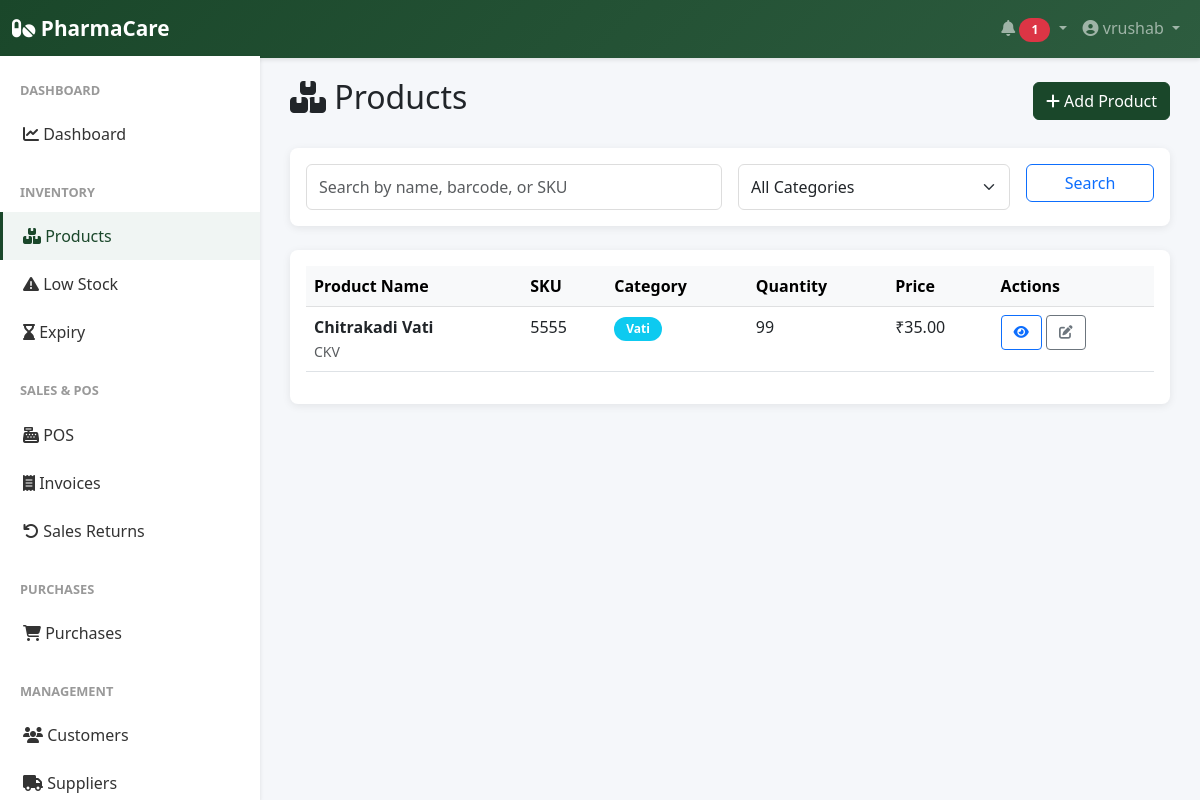
The app's page /inventory/products (signed in), older data.
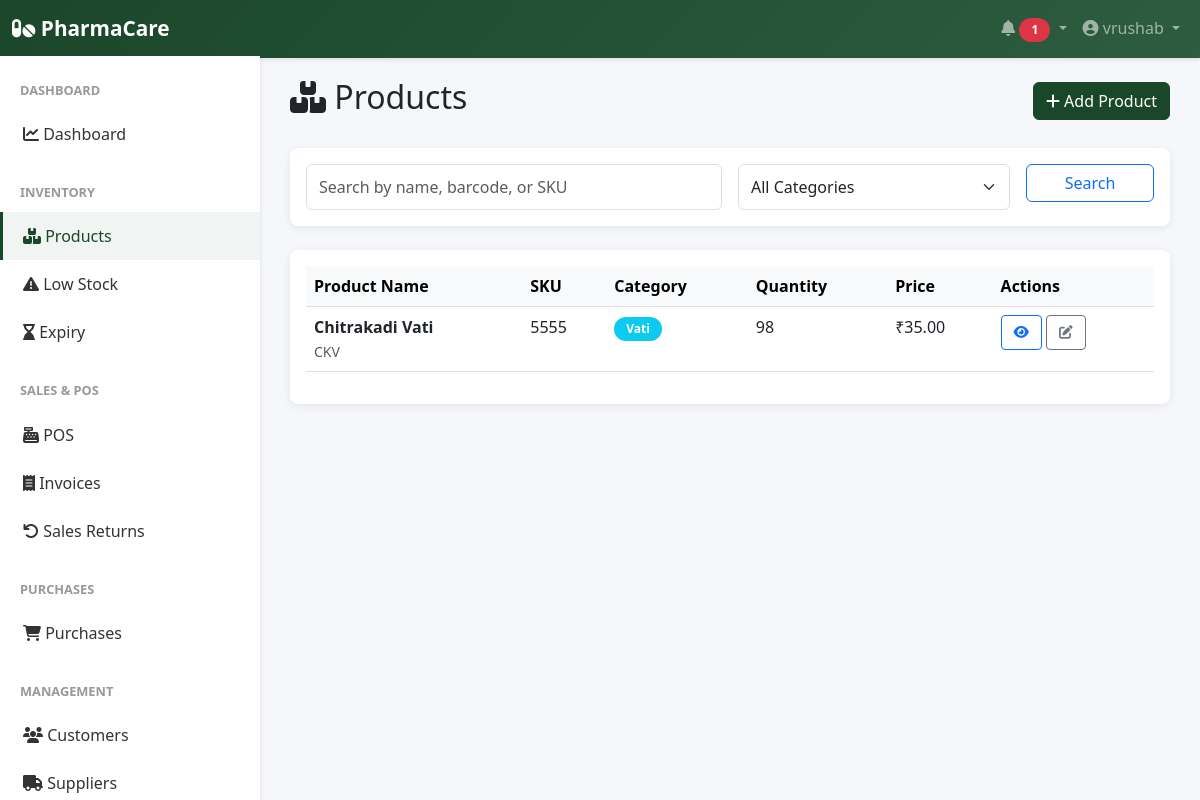
The same page, newer data.
### app/models.py (models this page shows)
class Product(db.Model):
    __tablename__ = 'product'
    id = db.Column(db.Integer, primary_key=True)
    company_id = db.Column(db.Integer, db.ForeignKey('company.id'), nullable=False)
    product_name = db.Column(db.String(255), nullable=False)
    generic_name = db.Column(db.String(255))
    brand = db.Column(db.String(255))
    category = db.Column(db.String(100), nullable=False)
    manufacturer = db.Column(db.String(255))
    batch_number = db.Column(db.String(100))
    barcode = db.Column(db.String(100), unique=True)
    sku = db.Column(db.String(100), unique=True, nullable=False)
    purchase_price = db.Column(db.Float, nullable=False)
    selling_price = db.Column(db.Float, nullable=False)
    mrp = db.Column(db.Float, nullable=False)
    tax_percentage = db.Column(db.Float, default=0)
    manufacturing_date = db.Column(db.DateTime)
    expiry_date = db.Column(db.DateTime)
    quantity = db.Column(db.Integer, default=0)
    minimum_stock_level = db.Column(db.Integer, default=10)
    reorder_level = db.Column(db.Integer, default=20)
    prescription_required = db.Column(db.Boolean, default=False)
    description = db.Column(db.Text)
    image_path = db.Column(db.String(500))
    created_date = db.Column(db.DateTime, default=datetime.utcnow)
    updated_date = db.Column(db.DateTime, default=datetime.utcnow, onupdate=datetime.utcnow)
    is_active = db.Column(db.Boolean, default=True)
    company = db.relationship('Company', back_populates='products')
    stock_movements = db.relationship('StockMovement', back_populates='product', cascade='all, delete-orphan')
    sale_items = db.relationship('SaleItem', back_populates='product', cascade='all, delete-orphan')
    purchase_items = db.relationship('PurchaseItem', back_populates='product', cascade='all, delete-orphan')
    category_id = db.Column(db.Integer, db.ForeignKey('category.id'))
    unit_id = db.Column(db.Integer, db.ForeignKey('unit.id'))
    category_rel = db.relationship('Category', back_populates='products')
    unit_rel = db.relationship('Unit', back_populates='products')

### app/routes/inventory.py (the view, shortened to what this page needs)
@inventory_bp.route('/products')
@login_required
def products_list():
    company_id = current_user.company_id
    page = request.args.get('page', 1, type=int)
    search = request.args.get('search', '')
    category = request.args.get('category', '')
    category_id = request.args.get('category_id', type=int)
    query = Product.query.filter_by(company_id=company_id, is_active=True)
    if category_id:
        query = query.filter_by(category_id=category_id)
    elif category:
        query = query.filter_by(category=category)
    products = query.order_by(Product.product_name).paginate(page=page, per_page=20)
    cat_objs = Category.query.filter_by(company_id=company_id, is_active=True).order_by(Category.name).all()
    if cat_objs:
        categories = [c.name for c in cat_objs]
    else:
        categories = db.session.query(Product.category).filter_by(
            company_id=company_id, is_active=True
        ).distinct().all()
        categories = [c[0] for c in categories if c[0]]
    return render_template('inventory/products_list.html',
                         products=products,
                         search=search,
                         category=category,
                         categories=categories)

### app/templates/inventory/products_list.html (shortened to what this page needs)
{% extends "base.html" %}
{% block content %}
<div class="d-flex justify-content-between align-items-center mb-4">
    <h2><i class="fas fa-boxes"></i> Products</h2>
    <a href="{{ url_for('inventory.add_product') }}" class="btn btn-primary">
        <i class="fas fa-plus"></i> Add Product
    </a>
</div>
<div class="card mb-4">
    <div class="card-body">
        <form method="GET" class="row g-3">
            <div class="col-md-6">
                <input type="text" name="search" class="form-control" placeholder="Search by name, barcode, or SKU" value="{{ search }}">
            </div>
            <div class="col-md-4">
                <select name="category" class="form-select">
                    <option value="">All Categories</option>
                </select>
            </div>
            <div class="col-md-2">
                <button type="submit" class="btn btn-outline-primary w-100">Search</button>
            </div>
        </form>
    </div>
</div>
<div class="card">
    <div class="card-body">
        {% if products.items %}
        <div class="table-responsive">
            <table class="table table-hover">
                <thead class="table-light">
                    <tr>
                        <th>Product Name</th>
                        <th>SKU</th>
                        <th>Category</th>
                        <th>Quantity</th>
                        <th>Price</th>
                        <th>Actions</th>
                    </tr>
                </thead>
                <tbody>
                    {% for product in products.items %}
                    <tr>
                        <td>
                            <strong>{{ product.product_name }}</strong><br>
                            <small class="text-muted">{{ product.generic_name or 'N/A' }}</small>
                        </td>
                        <td>{{ product.sku }}</td>
                        <td><span class="badge bg-info">{{ product.category }}</span></td>
                        <td>
                            {% if product.quantity <= product.minimum_stock_level %}
                            <span class="text-danger"><i class="fas fa-exclamation-circle"></i> {{ product.quantity }}</span>
                            {% else %}
                            {{ product.quantity }}
                            {% endif %}
                        </td>
                        <td>₹{{ "%.2f"|format(product.selling_price) }}</td>
                        <td>
                            <a href="{{ url_for('inventory.product_detail', product_id=product.id) }}" class="btn btn-sm btn-outline-primary" title="View">
                                <i class="fas fa-eye"></i>
                            </a>
                            <a href="{{ url_for('inventory.edit_product', product_id=product.id) }}" class="btn btn-sm btn-outline-secondary" title="Edit">
                                <i class="fas fa-edit"></i>
                            </a>
                        </td>
                    </tr>
                    {% endfor %}
                </tbody>
            </table>
        </div>
        {% else %}
        <p class="text-center text-muted py-4">
            <i class="fas fa-inbox" style="font-size: 2rem; opacity: 0.5;"></i><br>
            No products found. <a href="{{ url_for('inventory.add_product') }}">Add your first product</a>
        </p>
        {% endif %}
    </div>
</div>
{% endblock %}

Row changes from the older to the newer data that the page shows:
changed Product "Chitrakadi Vati": quantity "99" → "98"
